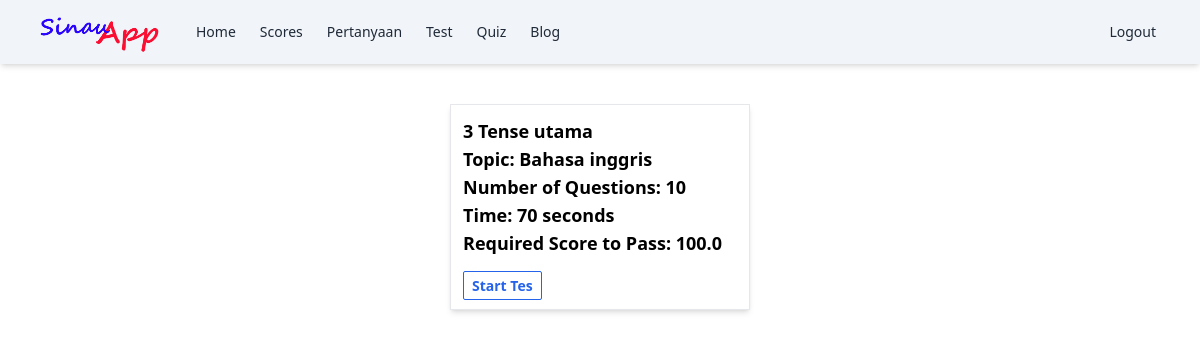
Page /tes/2/ (signed in) on the committed database.
### tesApp/models.py (models this page shows, shortened)
class Tes(models.Model):
    name = models.CharField(max_length=100)
    topic = models.CharField(max_length=120)
    number_of_questions = models.IntegerField()
    time = models.IntegerField(help_text="time in second")
    command = models.CharField(max_length=255, default='isilah pertanyaan dibawah ini')
    required_score_to_pass = models.FloatField()
    class Meta:
      verbose_name_plural = "Tes"

### tesApp/views.py (the view)
# urls.py: path('<int:pk>/', views.tes_detail, name='tes_detail'),
@login_required
def tes_detail(request, pk):
    tes = get_object_or_404(Tes, pk=pk)
    return render(request, 'tes/detail.html', {'tes': tes})

### templates/tes/detail.html
{% extends 'base.html' %}
{% block content %}
<div class="flex justify-center mt-8 p-2">
  <div class="w-full md:w-[300px] p-3 border shadow-md">
    <div class="text-lg font-semibold">
      <h1>{{ tes.name }}</h1>
      <p>Topic: {{ tes.topic }}</p>
      <p>Number of Questions: {{ tes.number_of_questions }}</p>
      <p>Time: {{ tes.time }} seconds</p>
      <p>Required Score to Pass: {{ tes.required_score_to_pass }}</p>
    </div>
    <div class="mt-4">
      <a href="{% url 'tes_take' tes.pk %}" class="border border-blue-600 text-sm font-semibold px-2 py-1 rounded-sm text-blue-600 hover:bg-blue-600 hover:text-white">Start Tes</a>
    </div>
  </div>
</div>
{% endblock %}

### rows in the picture
Tes: name "3 Tense utama", topic "Bahasa inggris", number_of_questions "10", time "70", required_score_to_pass "100.0"
